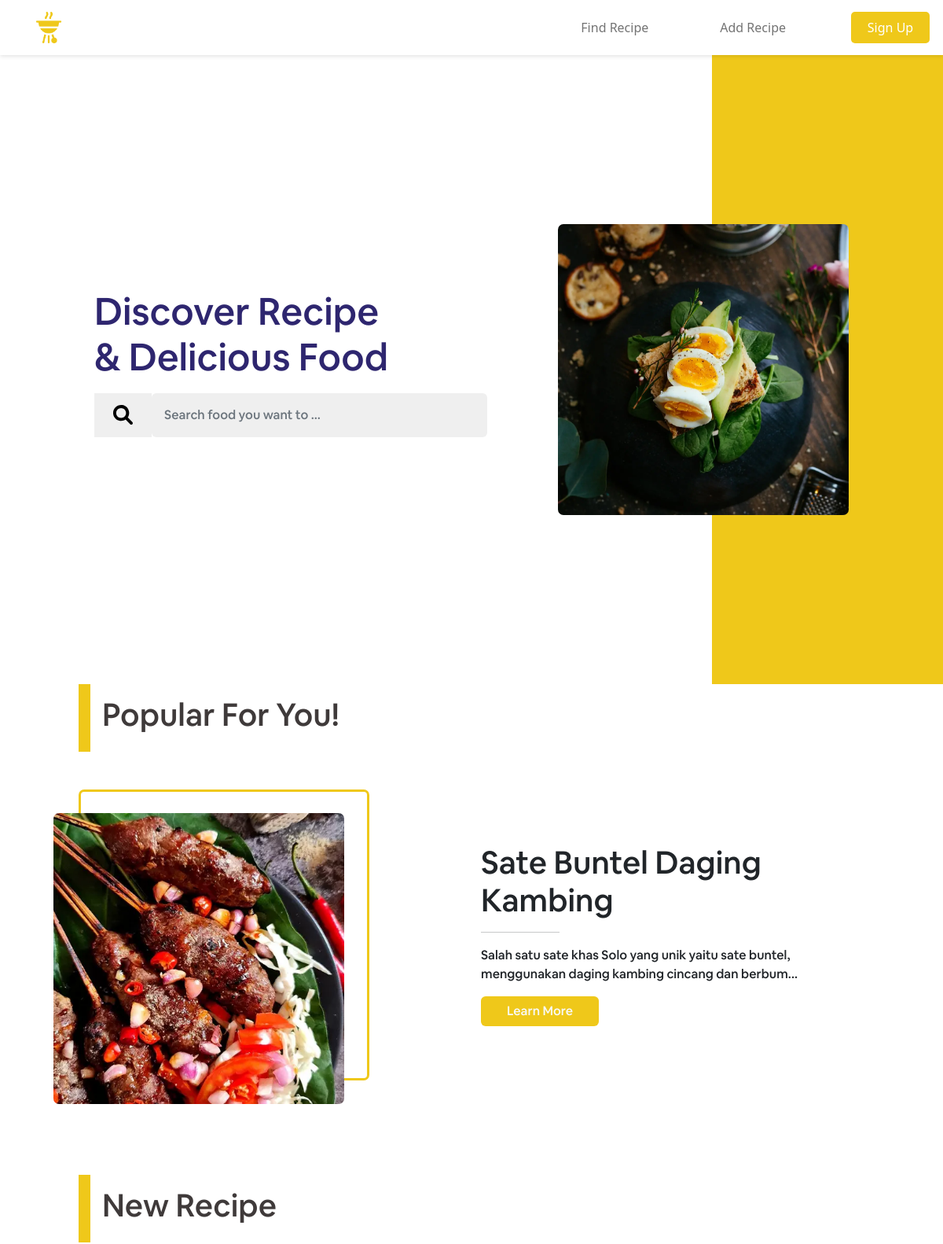
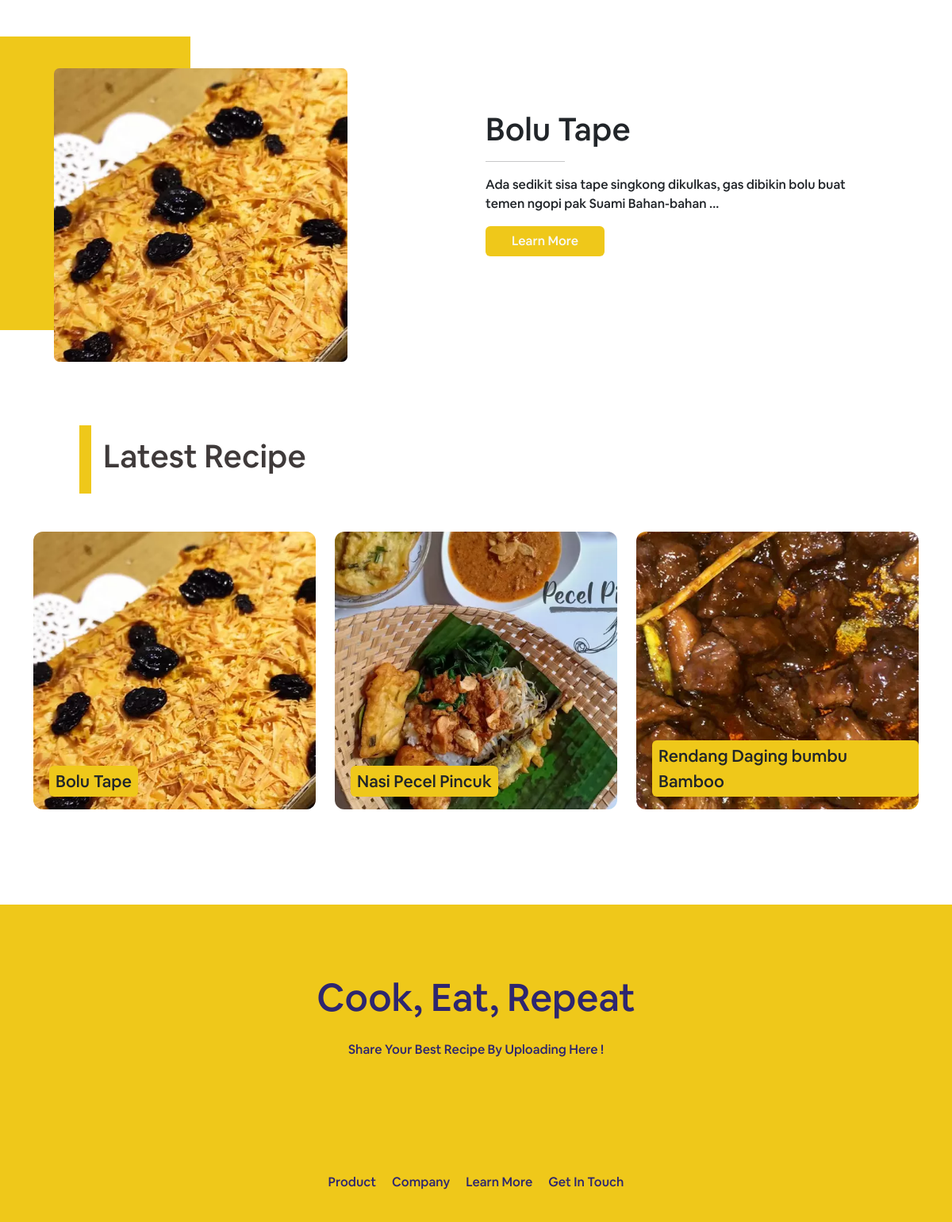
The page / on the database its author committed (2 pictures, top to bottom).
### tables this page shows
CREATE TABLE `recipe` (
  `recipeId` int(255) NOT NULL,
  `authorId` int(255) NOT NULL,
  `title` varchar(255) NOT NULL,
  `photo` varchar(255) NOT NULL,
  `ingredients` text NOT NULL,
  `isActive` tinyint(1) NOT NULL DEFAULT 1,
  `categoryId` int(1) NOT NULL,
  `updateAt` timestamp NOT NULL DEFAULT current_timestamp(),
  `createdAt` timestamp NOT NULL DEFAULT current_timestamp()
);

### handler/DatabaseHandler.php (called while the page is built, shortened)
<?php
class DatabaseHandler
{
    private $conn;
    public function __construct()
    {
        $this->conn = mysqli_connect("localhost", "root", "", "masakin");
    }
    public function executeQuery($query)
    {
        $result = mysqli_query($this->conn, $query);
        return $result;
    }
}

### index.php (the view, shortened to what this page needs)
<head>
    <link rel="stylesheet" href="./assets/styles/navbar.css">
    <link rel="stylesheet" href="./assets/styles/landing.css">
    <link rel="stylesheet" href="./assets/styles/utility.css">
    <link rel="stylesheet" href="./assets/styles/footer.css">
    <link rel="stylesheet" href="./assets/styles/utility.css">
    <link rel="stylesheet" href="./assets/styles/bootstrap.min.css">
</head>
<body>
    <?php
    require_once("./components/navbar.php");
    require_once './handler/DatabaseHandler.php';
    $db = new DatabaseHandler();
    ?>
    <div className="container-fluid" style="position: relative;">
        <section class="hero row">
            <div class="content col-10 col-sm-9 d-flex flex-column justify-content-center ff-airbnb">
                <h1 class="display-5 mb-3">Discover Recipe & Delicious Food</h1>
                <form class="search mb-3" action="List.php" method="POST">
                    <label class="py-2 px-4" htmlFor="search">
                        <img src="./assets/icons/search.svg" style="width: 25px; height:25px;"></i>
                    </label>
                    <input type="search" name="search" class="form-control p-3" id="search" placeholder="Search food you want to ...">
                </form>
            </div>
            <div class="decoration col-2 col-sm-3 d-flex align-items-center back-primary">
                <img class="d-none d-md-block" src="./assets/images/landing-hero.webp" alt="Hero" />
            </div>
        </section>
        <?php
        $topComment = $db->executeQuery("SELECT recipe.*,COUNT(reviews.review) AS jumlahKomen FROM recipe LEFT JOIN reviews ON recipe.recipeId = reviews.recipeId GROUP BY recipe.recipeId ORDER BY jumlahKomen DESC LIMIT 1;");
        $resultTop = $topComment->fetch_assoc();
        ?>
        <section class="suggestion ff-airbnb mb-10">
            <div class="title-section mb-4 mb-md-5">
                <h1>Popular For You!</h1>
            </div>
            <div class="row">
                <div class="left col-12 col-md-6">
                    <img src="./public/<?= $resultTop["photo"] ?>" alt="Suggestion" />
                </div>
                <div class="right col-12 col-md-6">
                    <div>
                        <h1><?= $resultTop["title"] ?></h1>
                        <hr />
                        <p>
                            <?php
                            $resultTop["ingredients"] = substr($resultTop["ingredients"], 0, 100);
                            echo $resultTop["ingredients"] . "...";
                            ?>
                        </p>
                        <a href="./Detail.php?id=<?= $resultTop["recipeId"] ?>" class="btn back-primary text-light" style="width: 150px;">
                            Learn More
                        </a>
                    </div>
                </div>
            </div>
        </section>
        <?php
        $NewwesQuery = $db->executeQuery("SELECT * FROM recipe WHERE isActive = 1 ORDER BY recipeId DESC LIMIT 1");
        $newwestResult = $NewwesQuery->fetch_assoc();
        ?>
        <section class="new ff-airbnb mb-10">
            <div class="title-section mb-4 mb-md-5">
                <h1>New Recipe</h1>
            </div>
            <div class="row">
                <div class="left col-12 col-md-6">
                    <img src="./public/<?= $newwestResult["photo"] ?>" alt="New Recipe" />
                </div>
                <div class="right col-12 col-md-6">
                    <div>
                        <h1><?= $newwestResult["title"] ?></h1>
                        <hr />
                        <p>
                            <?php
                            $newwestResult["ingredients"] = substr($newwestResult["ingredients"], 0, 100);
                            echo $newwestResult["ingredients"] . "...";
                            ?>
                        </p>
                        <a href="./Detail.php?id=<?= $newwestResult["recipeId"] ?>" class="btn back-primary text-light" style="width: 150px;">
                            Learn More
                        </a>
                    </div>
                </div>
            </div>
        </section>
        <section class="popular ff-airbnb mb-10">
            <div class="title-section mb-4 mb-md-5">
                <h1>Latest Recipe</h1>
            </div>
            <div class="container">
                <div class="row row-cols-1 row-cols-sm-2 row-cols-md-3 g-4">
                    <?php
                    $query = $db->executeQuery("SELECT * FROM recipe WHERE isActive = 1 ORDER BY recipeId DESC LIMIT 3");
                    while ($row = $query->fetch_assoc()) {
                        echo '
                        <div class="col">
                        <a href="./Detail.php?id=' . $row['recipeId'] . '">
                            <div class="card align-items-center">
                                <p class="title text-dark text-str back-primary px-2 py-1 rounded">
                                    ' . $row['title'] . '
                                </p>
                                <img src="./public/' . $row['photo'] . '" class="card-img-top" alt=anu />
                            </div>
                        </a>
                    </div>';
                    }
                    ?>
                </div>
            </div>
        </section>
    </div>
    <?php
    require_once('./components/footer.php');
    ?>
</body>

### assets/styles/landing.css (style rules this page uses)
body { margin:0px; padding:0px; width: 100%; overflow-x: hidden; }
.hero { height: 100vh; }
.hero .content h1 { max-width: 400px; margin-left: 22px; color: #2E266F; }
.hero .content .search { display: flex; max-width: 400px; margin-left: 22px; }
.hero .content .search label { display: flex; justify-content: center; align-items: center; background-color: #EFEFEF; border: none; }
.hero .content .search input { background-color: #EFEFEF; border: none; }
.hero .decoration img { position: absolute; right: 50px; width: 220px; height: 220px; object-fit: cover; border-radius: 7px; }
.suggestion .row { min-height: 300px; }
.suggestion .left { position: relative; }
.suggestion .left img { width: 220px; height: 220px; position: absolute; top: 20px; left: 53px; object-fit: cover; border-radius: 7px; }
.suggestion .right { margin-top: 60px; }
.suggestion .right div { margin-right: 20px; margin-left: 20px; }
.new .row { min-height: 300px; }
.new .left { position: relative; }
.new .left img { width: 220px; height: 220px; position: absolute; top: 25px; left: 53px; object-fit: cover; border-radius: 7px; }
.new .right { margin-top: 60px; }
.new .right div { margin-right: 20px; margin-left: 20px; }
.popular .card { transition: .5s; position: relative; border: none; }
.popular .title { position: absolute; bottom: 0; left: 20px; font-size: 21px; }
.popular img { object-fit: cover; border-radius: 12px; height: 250px; object-position: top center; }
.suggestion .title-section, .new .title-section, .popular .title-section { border-left: 15px solid #EFC81A; padding: 15px; display: flex; color: #3F3A3A; margin-left: 20px; }
.suggestion hr, .new hr { width: 100px; height: 2px; }
@media (min-width: 768px) { .suggestion .title-section, .new .title-section, .popular .title-section { margin-left: 60px; } }
@media (min-width: 768px) { .hero .decoration img { right: 50px; } }
@media (min-width: 768px) { .hero .content h1 { margin-left: 50px; } }
@media (min-width: 768px) { .hero .content .search { margin-left: 50px; } }
@media (min-width: 768px) { .suggestion .left img { top: -22px; left: 97px; width: 250px; height: 250px; } }
@media (min-width: 768px) { .suggestion .right { margin-top: 0; } }
@media (min-width: 768px) { .suggestion .right div { margin-right: 60px; margin-left: 0px; } }
@media (min-width: 768px) { .new .left img { width: 250px; height: 250px; top: 25px; left: 95px; } }
@media (min-width: 768px) { .new .right { margin-top: 0; } }
@media (min-width: 768px) { .new .right div { margin-right: 60px; margin-left: 0px; } }
@media (min-width: 768px) { .popular img { height: 225px; } }
@media (min-width: 992px) { .suggestion .title-section, .new .title-section, .popular .title-section { margin-left: 100px; } }
@media (min-width: 992px) { .hero .decoration img { right: 100px; width: 290px; height: 290px; } }
@media (min-width: 992px) { .hero .content h1 { margin-left: 100px; } }
@media (min-width: 992px) { .hero .content .search { max-width: 450px; margin-left: 100px; } }
@media (min-width: 992px) { .suggestion .left img { width: 330px; height: 330px; top: -25px; left: 85px; } }
@media (min-width: 992px) { .suggestion .right { display: flex; align-items: center; } }
@media (min-width: 992px) { .suggestion .right div { margin-right: 100px; } }
@media (min-width: 992px) { .new .left img { width: 330px; height: 330px; top: 40px; left: 85px; } }
@media (min-width: 992px) { .new .right { display: flex; align-items: center; } }
@media (min-width: 992px) { .new .right div { margin-right: 100px; } }
@media (min-width: 992px) { .popular img { height: 300px; } }
@media (min-width: 1200px) { .hero .decoration img { right: 120px; width: 370px; height: 370px; } }
@media (min-width: 1200px) { .hero .content h1 { max-width: 400px; margin-left: 120px; } }
@media (min-width: 1200px) { .hero .content .search { max-width: 500px; margin-left: 120px; } }
@media (min-width: 1200px) { .suggestion .left img { top: 30px; left: 80px; width: 370px; height: 370px; } }
@media (min-width: 1200px) { .new .left img { width: 370px; height: 370px; top: 40px; left: 80px; } }
@media (min-width: 1200px) { .popular img { height: 350px; } }

### assets/styles/utility.css (style rules this page uses)
.back-primary { background-color: #EFC81A !important; z-index: 0; }
.ff-airbnb { font-family: "Airbnb", sans-serif; }
.mb-10 { margin-bottom: 120px !important; }

### rows shown on the page
recipe: photo (picture), title "Sate Buntel Daging Kambing"
recipe: photo (picture), title "Bolu Tape"
recipe: title "Nasi Pecel Pincuk", photo (picture)
recipe: title "Rendang Daging bumbu Bamboo", photo (picture)

### other values the page prints
$resultTop["ingredients"] "Salah satu sate khas Solo yang unik yaitu sate buntel, menggunakan daging kambing cincang dan berbum"
$newwestResult["ingredients"] "Ada sedikit sisa tape singkong dikulkas, gas dibikin bolu buat temen ngopi pak Suami Bahan-bahan"
